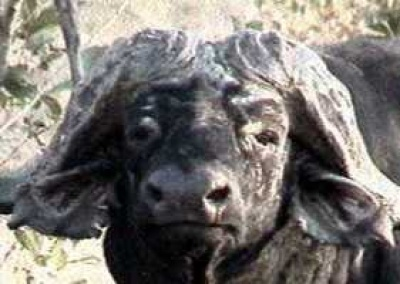
#> input picture Data/Buffalo/Buffalo_16.jpg, 400 x 284 px; its folder holds only this picture in this run
$ jupyter execute --allow-errors svm_model.ipynb
#> lines starting #> are read from the running program, lines starting #| are printed output that depends on the picture
#> further down, img is the input picture: shape (284, 400, 3); mean B, G, R 113.8, 117.9, 121.8
#> `img = cv2.resize(img, (img_size, img_size))`:
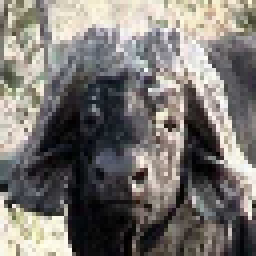
#> img: shape (64, 64, 3) (shown 4 times larger); mean B, G, R 113.6, 117.6, 121.5
# Image Classification using SVM
This notebook loads image data, flattens it, and trains an SVM classifier.

[cell 1]
import os
import numpy as np
import cv2
import matplotlib.pyplot as plt
import joblib
from pathlib import Path
from sklearn.model_selection import train_test_split
from sklearn.svm import LinearSVC
from sklearn.metrics import classification_report, confusion_matrix, ConfusionMatrixDisplay
from sklearn.preprocessing import StandardScaler

[cell 2]
class_names = ['Buffalo', 'cat', 'dog', 'Elephant', 'Rhino', 'Zebra','lion','deer','horse']
DATA_DIR = "Data"
img_size = 64

X = []
y = []

print("Loading images...")
#> (the rest of this cell did not finish here and is left out)
